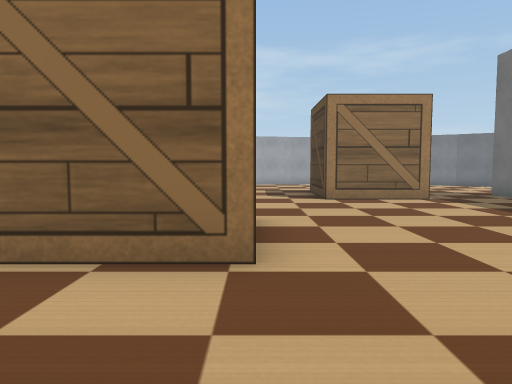
View 1 (above)

19 first-person views from a walk through a robot-simulator world made for Webots. The camera is 0.19 m above the floor, tilts 4° down and sees 70° across. The floor is counted in squares, 0.2 m on a side. Each view is taken from the middle of a square. On the plan, view 1 faces up. The plan holds only what a view shows up to about 13 squares ahead; the rest is blank. The robots in the file are not drawn. Webots' stock objects and surfaces are drawn as simple stand-ins.

View 2
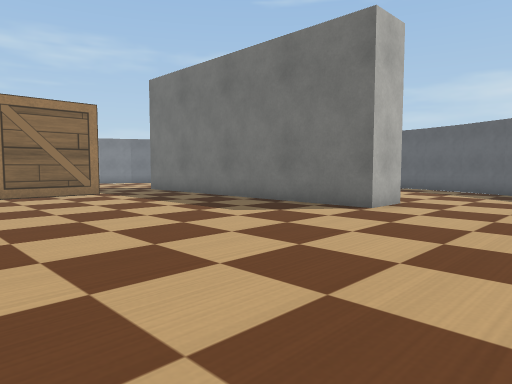

View 3
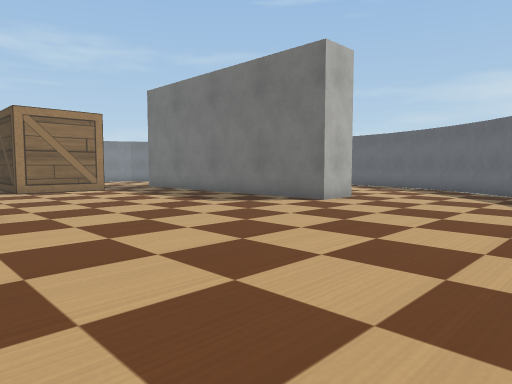

View 4
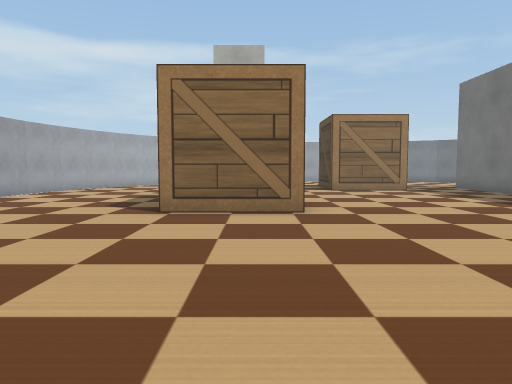

View 5
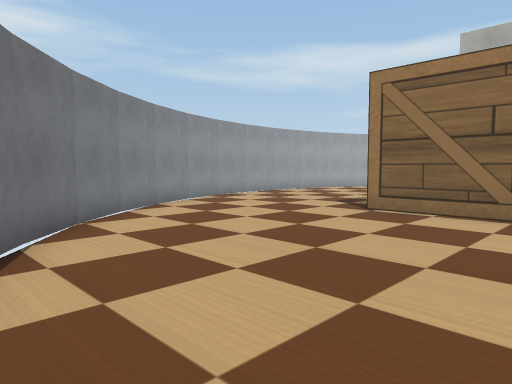

View 6
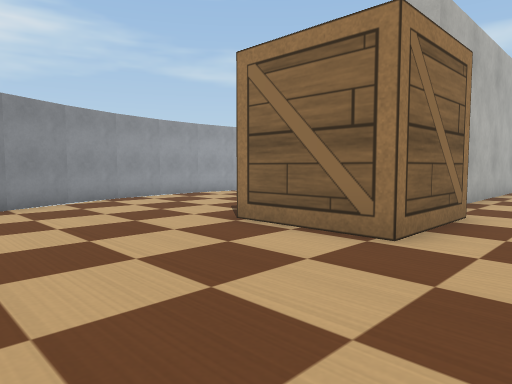

View 7
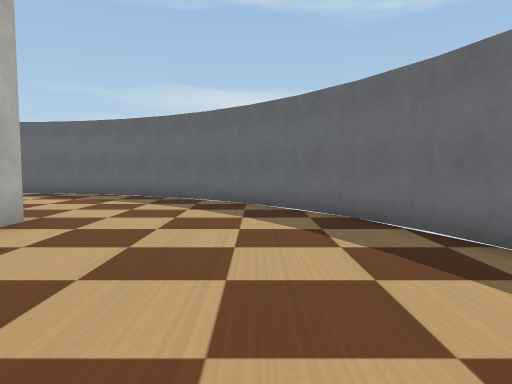

View 8
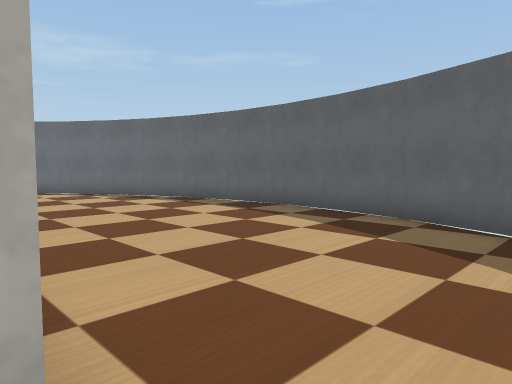

View 9
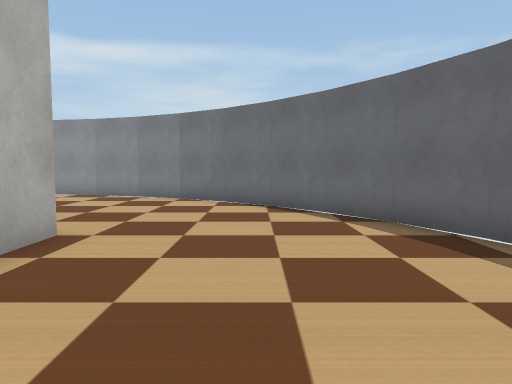

View 10
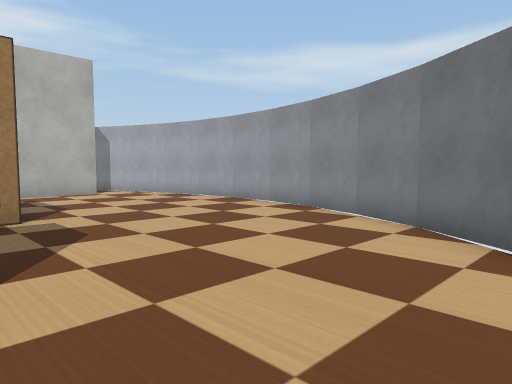

View 11
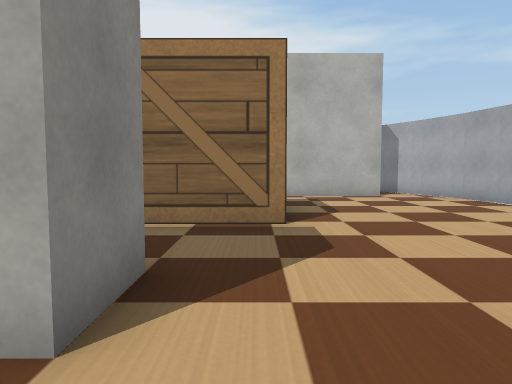

View 12
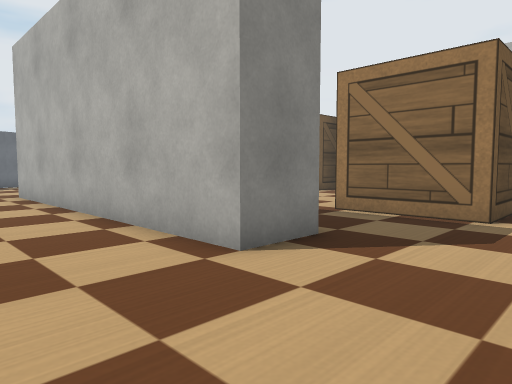

View 13
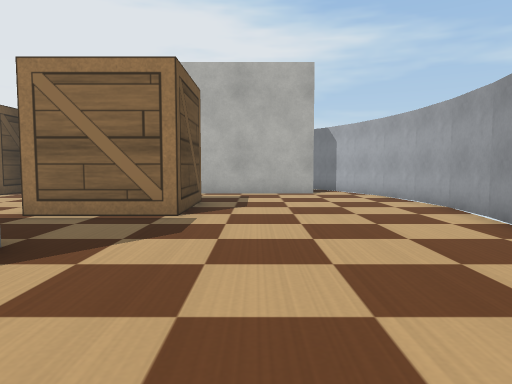

View 14
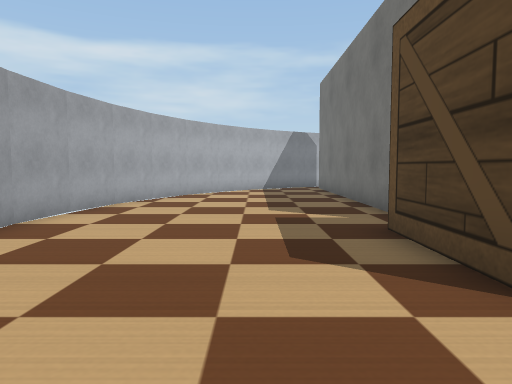

View 15
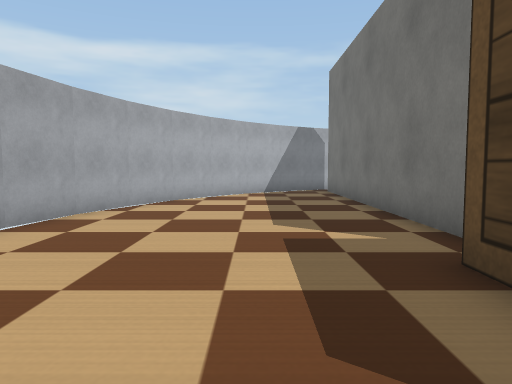

View 16
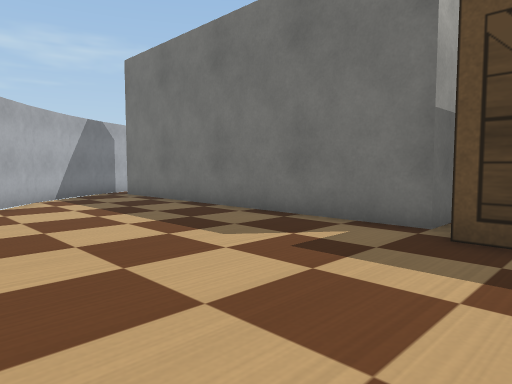

View 17
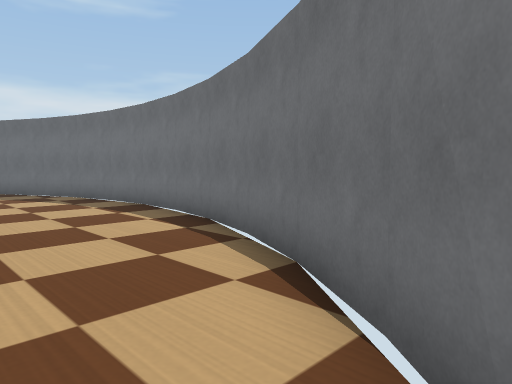

View 18
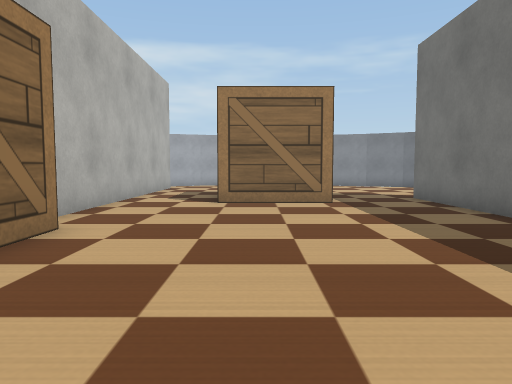

View 19
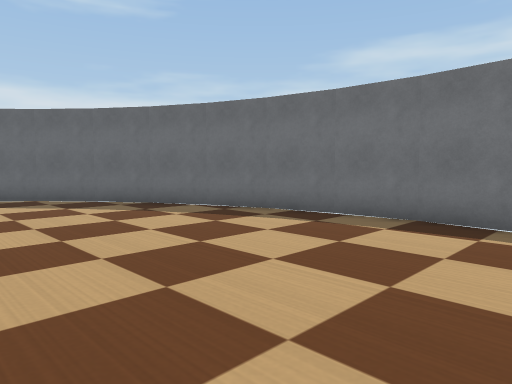

### Floor plan
Points are (right, up) in squares from view 1. A wall is a line through its corners. A room is listed if a view was taken in it or the views show most of it. See-through windows are left out.
Room 1 (views 1, 2, 3, 4, 5, 6, 7, 8, 9, 10, 11, 12, 13, 14, 15, 16, 17, 18, 19)
walls: (-1.2, 7) (-2.2, 7) (-2.2, 17); (7.8, 2) (7.8, 12) (9.2, 12) (9.2, 2) (7.8, 2); (-0.7, 17.1) (-0.7, 7.9); (-8.9, 5.5) (-8.6, 3.7); (-9, 7) (-8.9, 5.3); (-8, 11.8) (-8.6, 10.2) (-8.9, 8.5); (-8.9, 8.7) (-9, 6.9); (-7.3, 0.8) (-6.3, -0.7); (-8.6, 3.8) (-8, 2.1); (-8.1, 2.3) (-7.3, 0.7); (-7.3, 13.3) (-8.1, 11.7); (-6.4, -0.6) (-5.3, -1.9); (-5.3, 15.8) (-6.5, 14.5); (-6.4, 14.7) (-7.3, 13.2); (-5.4, -1.8) (-4.1, -2.9); (-4.1, 16.9) (-5.4, 15.8); (-4.2, -2.9) (-2.6, -3.9); (-2.8, -3.8) (-1.2, -4.6); (-1.4, -4.5) (0.3, -5.1); (-1.2, 18.6) (-2.7, 17.8) (-4.2, 16.8); (0.3, 19.1) (-1.3, 18.5); (0.2, -5.1) (1.9, -5.4); (1.9, 19.4) (0.2, 19.1); (1.8, -5.4) (3.6, -5.5); (3.5, -5.5) (5.2, -5.4); (3.6, 19.5) (1.8, 19.4); (5.1, -5.4) (6.8, -5.1); (5.2, 19.4) (3.5, 19.5); (6.7, -5.1) (8.4, -4.5); (8.3, 18.5) (6.7, 19.1); (6.8, 19.1) (5.1, 19.4); (8.2, -4.6) (9.9, -3.8); (9.8, 17.8) (8.2, 18.6); (9.7, -3.9) (11.1, -2.9); (12.3, 15.8) (11, 17); (11.2, 16.9) (9.7, 17.9); (11.1, -3) (12.4, -1.8); (12.3, -1.9) (13.4, -0.6); (13.5, 14.5) (12.3, 15.9); (14.3, 0.7) (15.1, 2.3); (13.4, -0.7) (14.4, 0.8); (15, 2.1) (15.6, 3.8); (15.6, 10.1) (15, 11.8); (14.4, 13.2) (13.4, 14.6); (15.1, 11.7) (14.3, 13.3); (16, 6.9) (15.9, 8.6) (15.6, 10.3); (15.9, 5.3) (16, 7.1); (15.6, 3.7) (15.9, 5.4)
objects: wooden box (-3, 4) to (0, 6); wooden box (2, 11) to (5, 13)

Where each view was taken, in squares from view 1:
view 1: 0 up, 0 right, facing up
view 2: 2 down, 0 right, facing up-right
view 3: 4 down, 1 left, facing up-right
view 4: 4 down, 1 left, facing up
view 5: 4 down, 1 right, facing up-left
view 6: 1 down, 2 right, facing up-left
view 7: 2 down, 3 right, facing right
view 8: 1 up, 9 right, facing up-right
view 9: 7 up, 12 right, facing up
view 10: 12 up, 12 right, facing up-left
view 11: 13 up, 11 right, facing left
view 12: 15 up, 12 right, facing down-left
view 13: 15 up, 12 right, facing left
view 14: 1 up, 5 left, facing up
view 15: 3 up, 5 left, facing up
view 16: 5 up, 8 left, facing up-right
view 17: 1 down, 5 left, facing down-right
view 18: 1 up, 3 right, facing up
view 19: 1 up, 1 right, facing down-right
